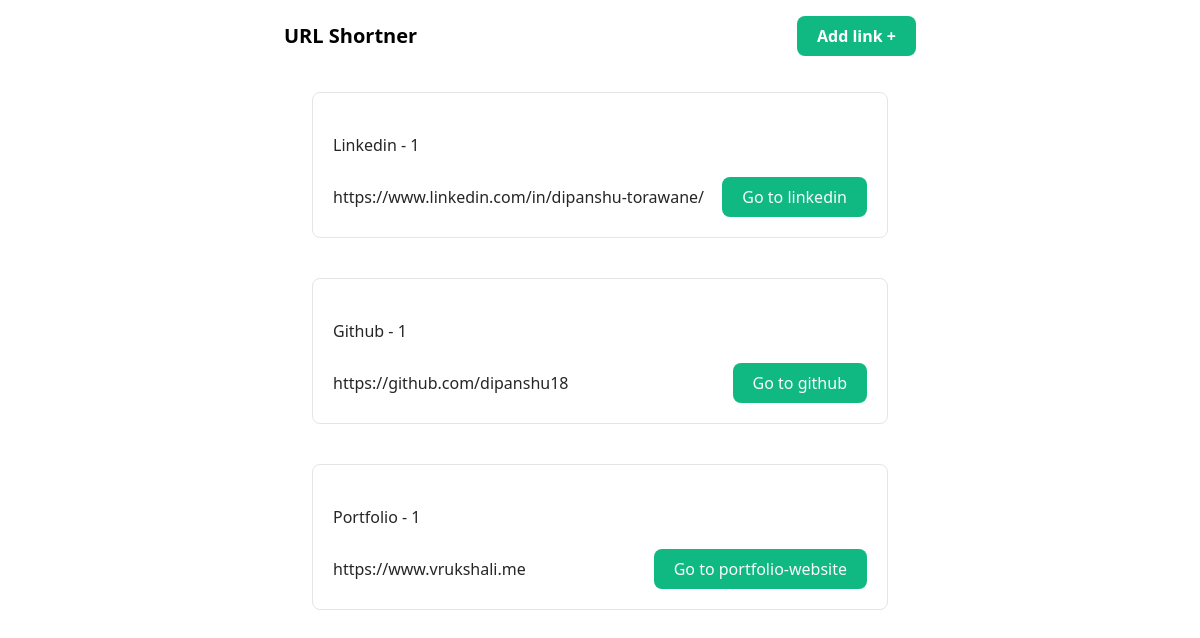
The page / on the database its author committed.
### url_shortner/models.py (models this page shows, shortened)
class Link(models.Model):
    name = models.CharField(max_length=50, unique=True)
    url = models.URLField(max_length=200)
    slug = models.SlugField(unique=True, blank=True)
    clicks = models.PositiveIntegerField(default=0)

### url_shortner/views.py (the view)
# urls.py: path("", index, name="home"),
def index(request: HttpRequest):
    links = Link.objects.all()
    context = {"links": links}
    return render(request, "url_shortner/index.html", context=context)

### url_shortner/templates/url_shortner/index.html (shortened to what this page needs)
{% extends 'url_shortner/layout.html' %}
{% block content %}
<div class="max-w-xl mx-auto">
  <ul class="w-full gap-10 grid grid-cols-1">
    {% for link in links %}
    <li
      class="p-5 border border-neutral-200 hover:bg-emerald-50 rounded-lg text-neutral-800"
    >
      <p class="my-5">{{ link.name }} - {{ link.clicks }}</p>
      <div class="flex items-center justify-between">
        <p>{{link.url}}</p>
        <a href="{% url 'route-link' link.slug %}" target="_blank"
          ><button class="px-5 py-2 bg-emerald-500 text-neutral-50 rounded-lg">
            Go to {{ link.slug }}
          </button></a
        >
      </div>
    </li>
    {% endfor %}
  </ul>
</div>
{% endblock %}

### url_shortner/templates/url_shortner/layout.html (shortened to what this page needs)
<!DOCTYPE html>
<html lang="en">
  <head>
    <script src="https://cdn.tailwindcss.com"></script>
  </head>
  <body>
    <nav class="max-w-2xl mx-auto flex justify-between items-center py-4 px-5">
      <h1 class="text-xl font-bold">
        <a href="{% url 'home' %}">URL Shortner</a>
      </h1>
      <ul>
        <li>
          <a href="{% url 'create-link' %}">
            <button
              class="py-2 px-5 bg-emerald-500 text-white font-semibold rounded-lg"
            >
              Add link +
            </button>
          </a>
        </li>
      </ul>
    </nav>
    <main class="p-5">{% block content %} {% endblock %}</main>
  </body>
</html>

### rows shown on the page
Link: name "Linkedin", clicks "1", url "https://www.linkedin.com/in/dipanshu-torawane/", slug "linkedin"
Link: name "Github", clicks "1", url "https://github.com/dipanshu18", slug "github"
Link: name "Portfolio", clicks "1", url "https://www.vrukshali.me", slug "portfolio-website"
